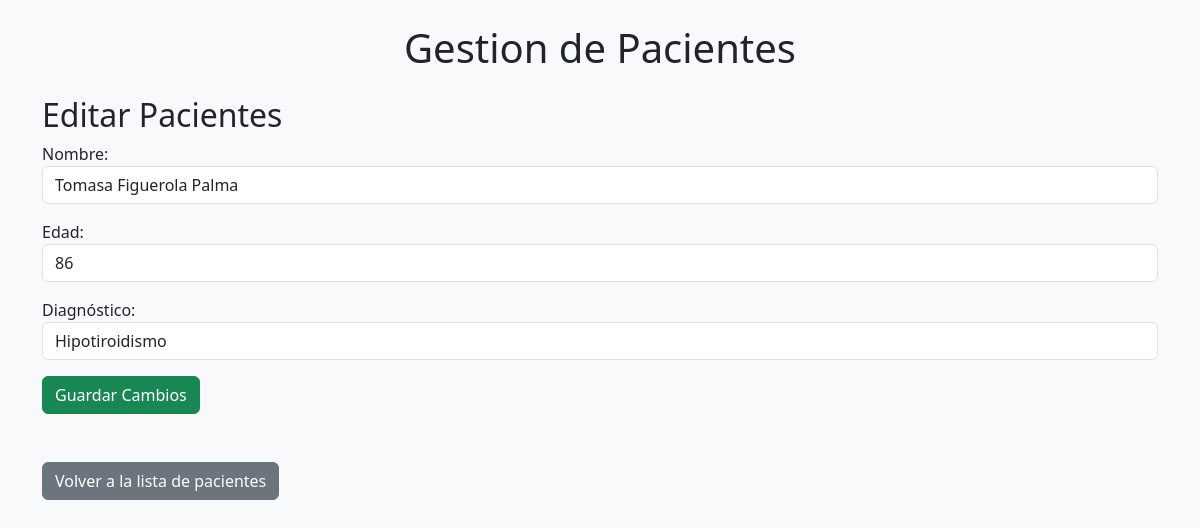
The app's page /editar_paciente/1 (signed in) with its own data.
### tables this page shows
CREATE TABLE Pacientes (
            id INTEGER PRIMARY KEY AUTOINCREMENT,
            nombre TEXT NOT NULL,
            edad INTEGER NOT NULL,
            diagnostico TEXT NOT NULL
        );

### app.py (the view, shortened to what this page needs)
@app.route('/editar_paciente/<int:id>', methods=['GET', 'POST'])
def editar_paciente(id):
    paciente = db.obtener_paciente_por_id(id)
    return render_template('editar_paciente.html', paciente=paciente)

### app.py (called while the page is built)
@app.before_request
def requerir_login():
    rutas_libres = ['login', 'registro', 'static']
    if request.endpoint not in rutas_libres and 'usuario' not in session:
        return redirect(url_for('login'))

### db.py (called while the page is built)
def obtener_paciente_por_id(id):
    conn = sqlite3.connect('data.db')
    cursor = conn.cursor()
    cursor.execute('SELECT * FROM Pacientes WHERE id = ?', (id,))
    paciente = cursor.fetchone()
    conn.close()
    return paciente

### templates/editar_paciente.html (shortened to what this page needs)
{% extends "base.html" %}
{% block content %}
    <h2>Editar Pacientes</h2>
    <form action="" method="post">
        <div class="mb-3">
            <label for="nombre">Nombre:</label>
            <input type="text" id="nombre" name="nombre" value="{{ paciente[1] }}" class="form-control">
        </div>
        <div class="mb-3">
            <label for="edad">Edad:</label>
            <input type="number" id="edad" name="edad" value="{{ paciente[2] }}" class="form-control">
        </div>
        <div class="mb-3">
            <label for="diagnostico">Diagnóstico:</label>
            <input type="text" id="diagnostico" name="diagnostico" value="{{ paciente[3] }}" class="form-control">
        </div>
        <button type="submit" class="btn btn-success">Guardar Cambios</button>
    </form>
    <br><br>
    <a href="{{ url_for('index') }}" class="btn btn-secondary">Volver a la lista de pacientes</a>
{% endblock %}

### records on screen
Pacientes: nombre "Tomasa Figuerola Palma", edad "86", diagnostico "Hipotiroidismo"
